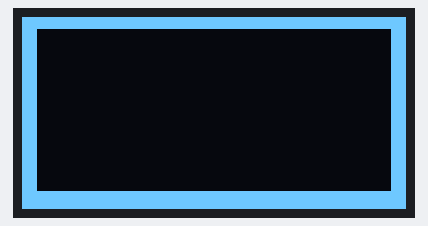
This program was run on a simulated Raspberry Pi Pico running CircuitPython. Shown: 128×64 one-colour display. At 11.0 s the program ends and the board releases its pins; the recording ends there.

Above: at 0.1 s.
At 3.1 s:
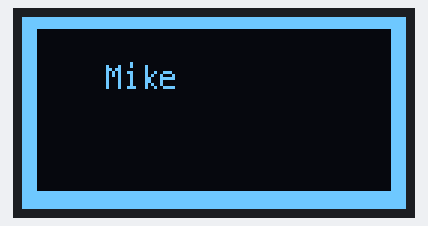
At 6.1 s:
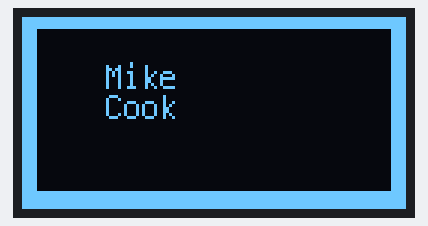

The program:

oled_test.py
```python
# Adapting the example in https://learn.adafruit.com/adafruit-oled-featherwing/python-usage
# to use with Raspberry Pi Pico and CircuitPython

import time
import board
import busio
import displayio
import terminalio
import adafruit_displayio_ssd1306
from adafruit_display_text import label

'''
try:
    i2c = busio.I2C (scl=board.GP15, sda=board.GP14) # This RPi Pico way to call I2C
except:
    print("this means pins in use")


except:
    board.GP15.destroy()
    board.GP14.destroy()
'''
#board.GP15.destroy()
#board.GP14.destroy()

i2c = busio.I2C (scl=board.GP15, sda=board.GP14) # This RPi Pico way to call I2C


display_bus = displayio.I2CDisplay (i2c, device_address = 0x3C) # The address of my Board


display = adafruit_displayio_ssd1306.SSD1306(display_bus, width=128, height=64)
splash = displayio.Group()
display.show(splash)

#time.sleep(3.0)
color_bitmap = displayio.Bitmap(128, 64, 1) # Full screen white
color_palette = displayio.Palette(1)
color_palette[0] = 0xFFFFFF  # White

bg_sprite = displayio.TileGrid(color_bitmap, pixel_shader=color_palette, x=0, y=0)
splash.append(bg_sprite)

# Draw a smaller inner rectangle
inner_bitmap = displayio.Bitmap(118, 54, 1)
inner_palette = displayio.Palette(1)
inner_palette[0] = 0x000000  # Black
inner_sprite = displayio.TileGrid(inner_bitmap, pixel_shader=inner_palette, x=5, y=4)
splash.append(inner_sprite)
time.sleep(3.0)

# Draw a label
text = "Mike"
text_area = label.Label(terminalio.FONT, text=text, color=0xFFFF00, x=28, y=20)
splash.append(text_area)

time.sleep(3.0)
text = "Cook"
text_area = label.Label(terminalio.FONT, text=text, color=0xFFFF00, x=28, y=30)
splash.append(text_area)
time.sleep(5.0)
text_area = label.Label(terminalio.FONT, text="is", color=0xFFFF00, x=38, y=30)
```

Measured:
- what the display in image 0 shows lasts 3.0 s, from 0.0 s to 3.0 s
